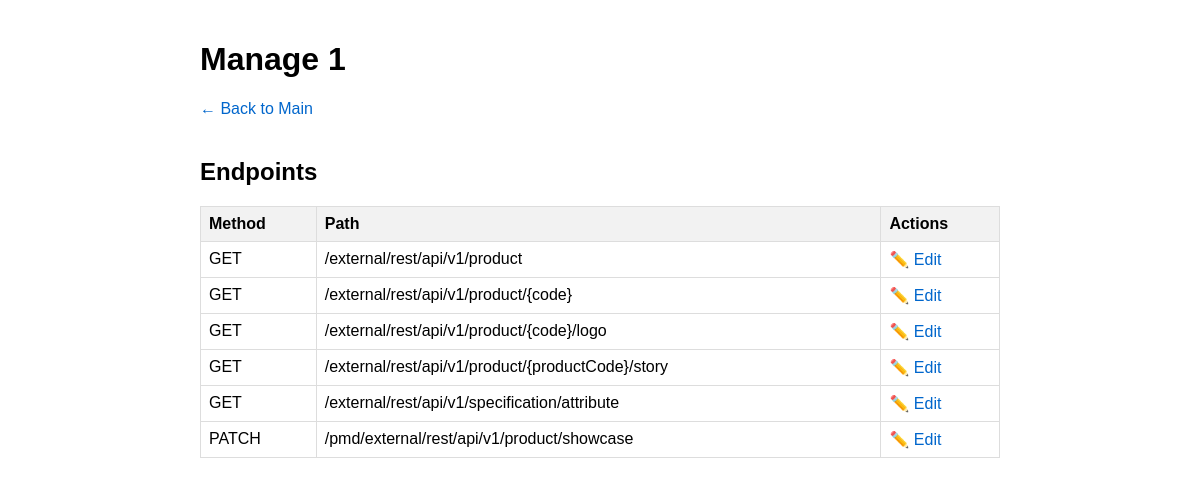
Screenshot of /manage/mock-1 with the database file from the repository.
### models.py (models this page shows)
class MockDeployment(Base):
    __tablename__ = "mocks"
    id = Column(Integer, primary_key=True, index=True)
    name = Column(String(50), unique=True)
    base_path = Column(String(50), unique=True)
    swagger_content = Column(Text)
    endpoints = Column(Text)

class EndpointResponse(Base):
    __tablename__ = "endpoint_responses"
    id = Column(Integer, primary_key=True, index=True)
    mock_id = Column(Integer, ForeignKey('mocks.id'))
    path = Column(String(500))
    method = Column(String(10))
    response_body = Column(Text)
    response_headers = Column(Text)
    __table_args__ = (
        UniqueConstraint('mock_id', 'path', 'method', name='_mock_path_method_uc'),
    )

### main.py (the view)
@app.get("/manage/{mock_base_path}")
async def manage_mock(
    request: Request,
    mock_base_path: str,
    db: Session = Depends(get_db)
):
    mock = db.query(models.MockDeployment).filter_by(
        base_path=mock_base_path).first()
    if not mock:
        raise HTTPException(404, "Mock not found")
    endpoints = db.query(models.EndpointResponse).filter_by(
        mock_id=mock.id).all()
    return templates.TemplateResponse(
        "manage_mock.html",
        {"request": request, "mock": mock, "endpoints": endpoints}
    )

### templates/manage_mock.html (shortened to what this page needs)
<!DOCTYPE html>
<html>
<head>
</head>
<body>
    <h1>Manage {{ mock.name }}</h1>
    <a href="/" class="back-link">← Back to Main</a>
    <h2>Endpoints</h2>
    <table>
        <tr>
            <th>Method</th>
            <th>Path</th>
            <th>Actions</th>
        </tr>
        {% for endpoint in endpoints %}
        <tr>
            <td>{{ endpoint.method.upper() }}</td>
            <td>{{ endpoint.path }}</td>
            <td>
                <a href="/edit-endpoint/{{ endpoint.id }}">✏️ Edit</a>
            </td>
        </tr>
        {% endfor %}
    </table>
</body>
</html>

### templates/manage_mock.html (style rules this page uses)
body { font-family: Arial, sans-serif; max-width: 800px; margin: 0 auto; padding: 20px; }
table { border-collapse: collapse; width: 100%; margin-top: 20px; }
th, td { padding: 8px; border: 1px solid #ddd; text-align: left; }
th { background-color: #f2f2f2; }
a { color: #0066cc; text-decoration: none; }
.back-link { display: inline-block; margin-bottom: 20px; }

### rows the page displays
MockDeployment: name "1"
EndpointResponse: method "GET", path "/external/rest/api/v1/product"
EndpointResponse: method "GET", path "/external/rest/api/v1/product/{code}"
EndpointResponse: method "GET", path "/external/rest/api/v1/product/{code}/logo"
EndpointResponse: method "GET", path "/external/rest/api/v1/product/{productCode}/story"
EndpointResponse: method "GET", path "/external/rest/api/v1/specification/attribute"
EndpointResponse: method "PATCH", path "/pmd/external/rest/api/v1/product/showcase"
